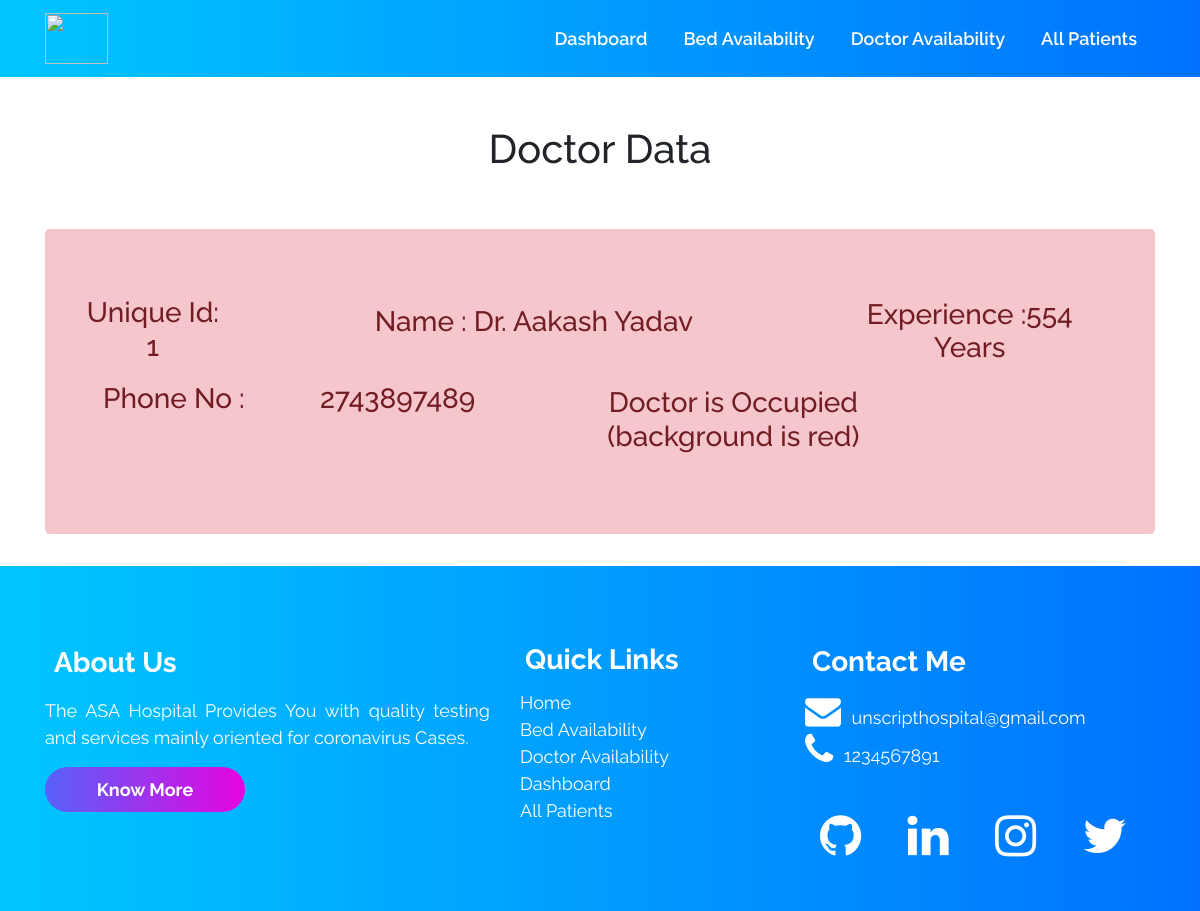
The page /doctors/1/ on the database as committed earlier.
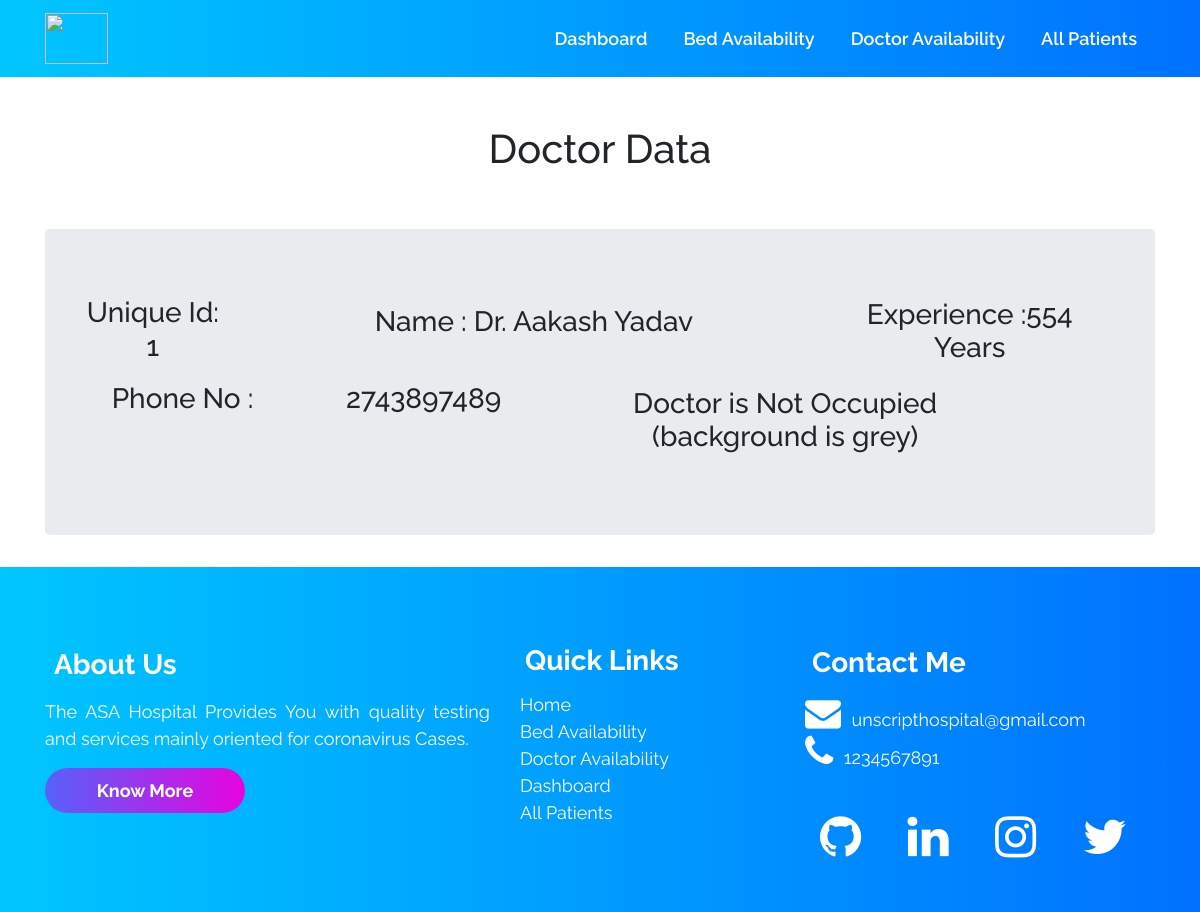
The same page on the database as committed later.
### accounts/models.py (models this page shows, shortened)
class Doctor (models.Model):
    doctor_id = models.AutoField(primary_key=True)
    name = models.CharField(max_length=500, default="")
    phone = models.CharField(default="", max_length=500)
    experience_in_years = models.IntegerField(default=0)
    occupied = models.BooleanField(default=False)

### accounts/views.py (the view)
# urls.py: path('doctors/<int:myid>/', views.doctors, name='doctorspages'),
def doctors(request,myid):
    doctor=Doctor.objects.filter(doctor_id=myid)
    return render(request,'doctor.html',{'doctor':doctor[0]})

### templates/doctor.html (shortened to what this page needs)
{% extends 'innerbase.html' %}
{% load static %}
{% block cssLinks %}
<link rel="stylesheet" href="{% static 'css/patient.css' %}">
{% endblock %}
{% block body %}
<div class="container">
    <br><br>
    <h1 class="text-center">Doctor Data</h1>
    <br><br>
    <div class="jumbotron text-center  {% if doctor.occupied %} list-group-item-danger {% endif %}">
        <div class="container align-items-center ">
            <div class="row">
                <div class="co-md-3">
                    <h3>Unique Id: {{doctor.doctor_id}}</h3>
                </div>
                <div class="col-md-7">
                    <h3>Name : {{doctor.name}}</h3>
                </div>
                <div class="col-md-3">
                    <h3>
                        Experience :{{doctor.experience_in_years}} Years
                    </h3>
                </div>
                <div class="row">
                    <div class="col-md-3">
                        <h3>Phone No : </h3>
                    </div>
                    <div class="col-md-3">
                        <h3>{{doctor.phone}}
                        </h3>
                    </div>
                    <div class="col-md-6 ">
                        {% if doctor.occupied %} <h3>Doctor is Occupied (background is red)</h3>
                        {% else %}
                        <h3>Doctor is Not Occupied (background is grey)</h3>
                        {% endif %}
                    </div>
                </div>
            </div>
        </div>
    </div>
</div>
{% endblock %}

Rows that differ between the two databases and show on the page:
changed Doctor "Dr. Aakash Yadav": occupied True → False (drawn)
Other text that changed with them:
text no longer shown: "Doctor is Occupied (background is red)"
text now shown: "Doctor is Not Occupied (background is grey)"
